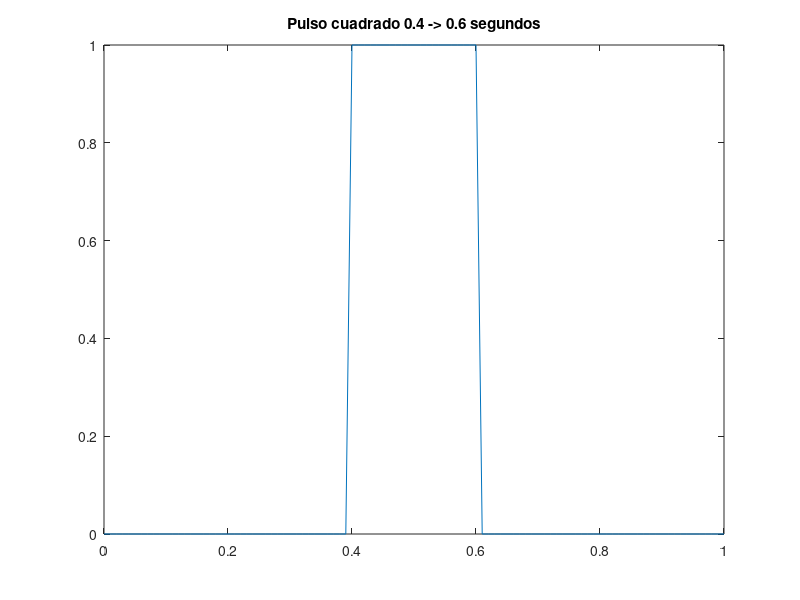

Source code (MATLAB): (Note: this script raises an error after producing the figure.)
%% Ejemplo
%{
t = [0 0.1 0.2 0.3 0.4 0.5]; 
 
%primero inicializamos la señal a cero con: 
 
x = zeros(1,numel(t)); 
 
%y después encontramos los índices donde vale 1: 
 
x(find( (t>=0.2) & (t<=0.4) )) = 1; 
%}
Fs = 100;
t = 0:1/Fs:1;
x = zeros(1,numel(t));
x(find( (t>=0.4) & (t<=0.6) )) = 1;
plot (t,x)
title("Pulso cuadrado 0.4 -> 0.6 segundos")
wvtool(x)

%4.
%x2 = zeros(1,numel(t));
%x2(find( (t>=0) & (t<=0.2) )) = 1;
%plot (t,x2)
%title("Pulso cuadrado 0.0 -> 0.2 segundos")
%wvtool(x2)


%% Ejercicio2
x3 = zeros(1,numel(t));
x3(find( (t>=0.2) & (t<=0.4) )) = 1;
x3(find( (t>=0.7) & (t<=0.9) )) = 1;
plot (t,x)
title("Pulsos cuadrados 0.2 -> 0.4 y 0.7 -> 0.9 segundos")
wvtool(x) 

%% Ejercicio3 
x4 = zeros(1,numel(t));
x4(find( (t>=0.2) & (t<=0.4) )) = 1;
x4(find( (t>=0.7) & (t<=0.9) )) = -1;


%% Ejercicio4
x5 = zeros(1,numel(t));
x6 = zeros(1,numel(t));
x7 = zeros(1,numel(t));
x8 = zeros(1,numel(t));

x5(find( (t>=0.45) & (t<=0.55) )) = 1;
x6(find( (t>=0.475) & (t<=0.525) )) = 1;
x7(find( (t>=0.3) & (t<=0.7) )) = 1;
x8(find( (t>=0.2) & (t<=0.8) )) = 1;
wvtool(x5)
wvtool(x6)
wvtool(x7)
wvtool(x8)
